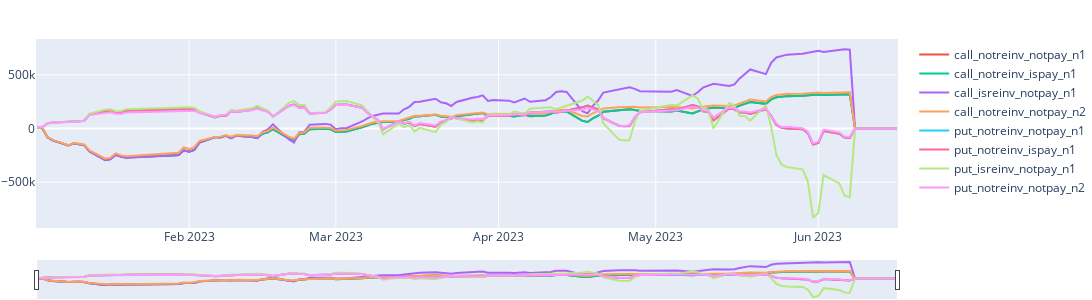

The code cell stored with this chart in its notebook:
### Markdown cell above
#### 3.5 accum_hold_profit_loss

### Code cell
fig = px.line()
fig.add_scatter(x=dates, y=call_notreinv_notpay_n1['accum_hold_profit_loss'], name= 'call_notreinv_notpay_n1')
fig.add_scatter(x=dates, y=call_notreinv_ispay_n1['accum_hold_profit_loss'], name= 'call_notreinv_ispay_n1')
fig.add_scatter(x=dates, y=call_isreinv_notpay_n1['accum_hold_profit_loss'], name= 'call_isreinv_notpay_n1')
fig.add_scatter(x=dates, y=call_notreinv_notpay_n2['accum_hold_profit_loss'], name= 'call_notreinv_notpay_n2')
fig.add_scatter(x=dates, y=put_notreinv_notpay_n1['accum_hold_profit_loss'], name= 'put_notreinv_notpay_n1')
fig.add_scatter(x=dates, y=put_notreinv_ispay_n1['accum_hold_profit_loss'], name= 'put_notreinv_ispay_n1')
fig.add_scatter(x=dates, y=put_isreinv_notpay_n1['accum_hold_profit_loss'], name= 'put_isreinv_notpay_n1')
fig.add_scatter(x=dates, y=put_notreinv_notpay_n2['accum_hold_profit_loss'], name= 'put_notreinv_notpay_n2')
fig.update_xaxes(rangeslider_visible=True)
fig.update_layout(autosize=False, width=1300, height=300, margin=dict(l=1, r=1, b=1, t=40, pad=1))
fig.show()
